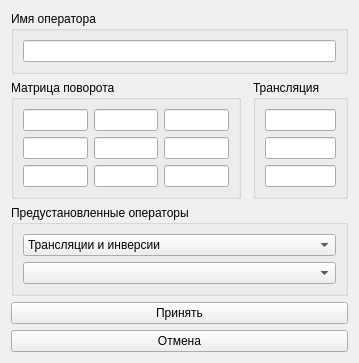
<?xml version="1.0" encoding="UTF-8"?>
<ui version="4.0">
 <class>OpEditWindow</class>
 <widget class="QWidget" name="OpEditWindow">
  <property name="geometry">
   <rect>
    <x>0</x>
    <y>0</y>
    <width>359</width>
    <height>358</height>
   </rect>
  </property>
  <property name="sizePolicy">
   <sizepolicy hsizetype="Preferred" vsizetype="Preferred">
    <horstretch>0</horstretch>
    <verstretch>0</verstretch>
   </sizepolicy>
  </property>
  <property name="windowTitle">
   <string>Настройки оператора</string>
  </property>
  <layout class="QGridLayout" name="gridLayout">
   <item row="3" column="0" colspan="3">
    <spacer name="verticalSpacer">
     <property name="orientation">
      <enum>Qt::Orientation::Vertical</enum>
     </property>
     <property name="sizeHint" stdset="0">
      <size>
       <width>20</width>
       <height>40</height>
      </size>
     </property>
    </spacer>
   </item>
   <item row="4" column="0" colspan="3">
    <widget class="QPushButton" name="btn_apply">
     <property name="text">
      <string>Принять</string>
     </property>
    </widget>
   </item>
   <item row="5" column="0" colspan="3">
    <widget class="QPushButton" name="btn_cancel">
     <property name="text">
      <string>Отмена</string>
     </property>
    </widget>
   </item>
   <item row="1" column="1">
    <spacer name="horizontalSpacer">
     <property name="orientation">
      <enum>Qt::Orientation::Horizontal</enum>
     </property>
     <property name="sizeHint" stdset="0">
      <size>
       <width>40</width>
       <height>20</height>
      </size>
     </property>
    </spacer>
   </item>
   <item row="1" column="0">
    <widget class="QGroupBox" name="groupBox">
     <property name="title">
      <string>Матрица поворота</string>
     </property>
     <layout class="QGridLayout" name="gridLayout_2">
      <item row="2" column="0">
       <widget class="QLineEdit" name="a31"/>
      </item>
      <item row="0" column="0">
       <widget class="QLineEdit" name="a11"/>
      </item>
      <item row="1" column="0">
       <widget class="QLineEdit" name="a21"/>
      </item>
      <item row="1" column="3">
       <widget class="QLineEdit" name="a23"/>
      </item>
      <item row="0" column="2">
       <widget class="QLineEdit" name="a12"/>
      </item>
      <item row="0" column="3">
       <widget class="QLineEdit" name="a13"/>
      </item>
      <item row="1" column="2">
       <widget class="QLineEdit" name="a22"/>
      </item>
      <item row="2" column="2">
       <widget class="QLineEdit" name="a32"/>
      </item>
      <item row="2" column="3">
       <widget class="QLineEdit" name="a33"/>
      </item>
     </layout>
    </widget>
   </item>
   <item row="2" column="0" colspan="3">
    <widget class="QGroupBox" name="groupBox_3">
     <property name="title">
      <string>Предустановленные операторы</string>
     </property>
     <layout class="QGridLayout" name="gridLayout_3">
      <item row="1" column="0">
       <widget class="QComboBox" name="combo_op_presets">
        <property name="currentText">
         <string/>
        </property>
       </widget>
      </item>
      <item row="0" column="0">
       <widget class="QComboBox" name="combo_op_presets_category">
        <property name="currentText">
         <string>Трансляции и инверсии</string>
        </property>
        <item>
         <property name="text">
          <string>Трансляции и инверсии</string>
         </property>
        </item>
        <item>
         <property name="text">
          <string>Обычные повороты</string>
         </property>
        </item>
        <item>
         <property name="text">
          <string>Инверсионные повороты</string>
         </property>
        </item>
        <item>
         <property name="text">
          <string>Плоскости отражения</string>
         </property>
        </item>
       </widget>
      </item>
     </layout>
    </widget>
   </item>
   <item row="1" column="2">
    <widget class="QGroupBox" name="groupBox_2">
     <property name="title">
      <string>Трансляция</string>
     </property>
     <layout class="QVBoxLayout" name="verticalLayout">
      <item>
       <widget class="QLineEdit" name="t1"/>
      </item>
      <item>
       <widget class="QLineEdit" name="t2"/>
      </item>
      <item>
       <widget class="QLineEdit" name="t3"/>
      </item>
     </layout>
    </widget>
   </item>
   <item row="0" column="0" colspan="3">
    <widget class="QGroupBox" name="groupBox_4">
     <property name="title">
      <string>Имя оператора</string>
     </property>
     <layout class="QVBoxLayout" name="verticalLayout_2">
      <item>
       <widget class="QLineEdit" name="line_op_name"/>
      </item>
     </layout>
    </widget>
   </item>
  </layout>
 </widget>
 <resources/>
 <connections/>
</ui>
